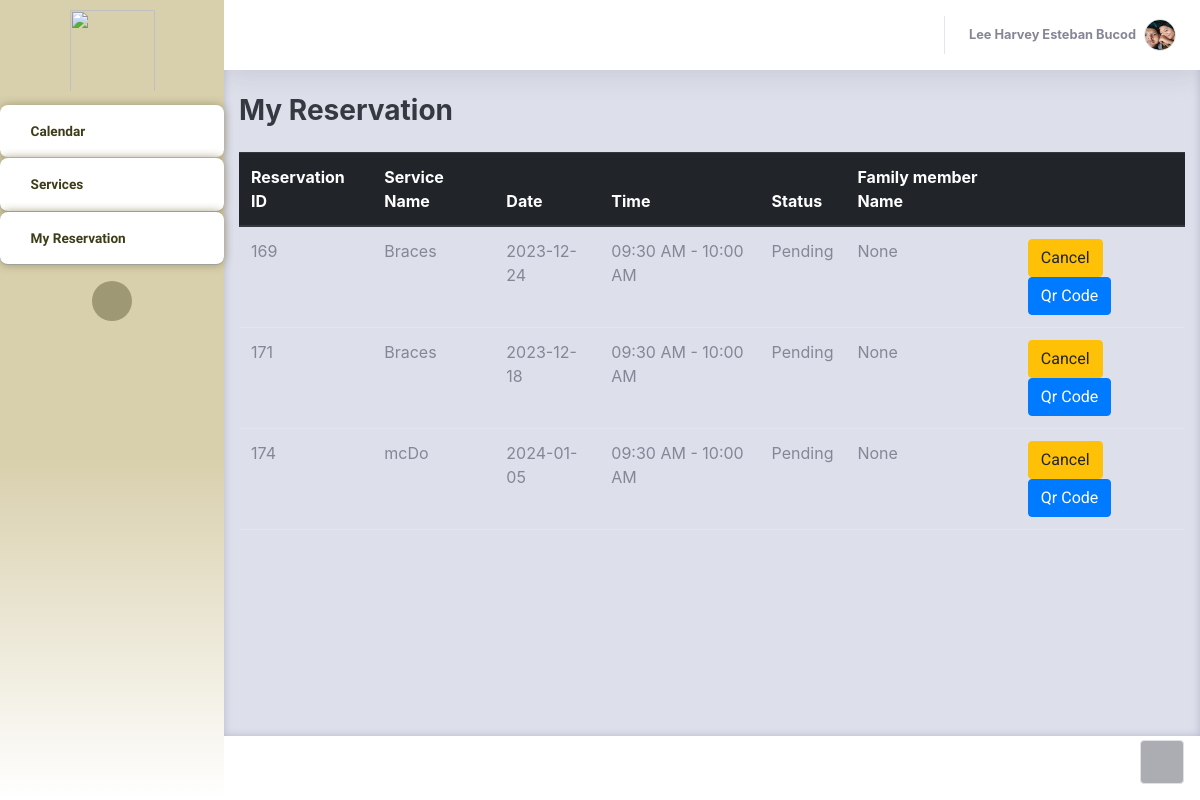
/Thesis1/Admin/PatientsOwnReservation.php (signed in), run on an earlier commit of the app's database.
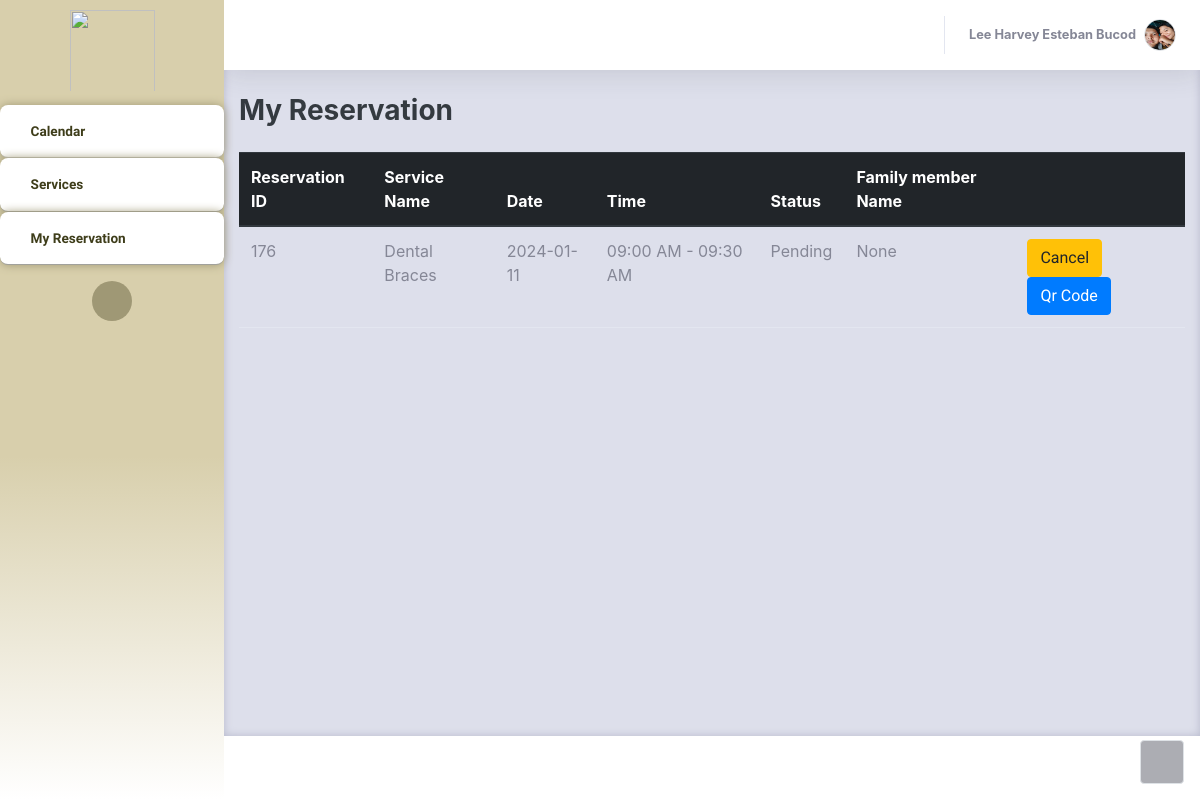
And on a later commit of the database.
### tables this page shows
CREATE TABLE `patients_user` (
  `userID` int(11) NOT NULL,
  `Email` varchar(255) NOT NULL,
  `Name` varchar(255) NOT NULL,
  `Address` varchar(255) NOT NULL,
  `PhoneNumber` varchar(255) NOT NULL,
  `Password` varchar(55) NOT NULL,
  `Hash` varchar(255) NOT NULL,
  `Access` varchar(25) NOT NULL,
  `Active` int(11) NOT NULL DEFAULT 0,
  `profilePic` varchar(255) NOT NULL,
  `last_activity` timestamp NOT NULL DEFAULT current_timestamp() ON UPDATE current_timestamp(),
  `activation_timestamp` timestamp NOT NULL DEFAULT current_timestamp(),
  `ForgotPass` varchar(255) NOT NULL,
  `forgot_expiration` timestamp NULL DEFAULT NULL
);

CREATE TABLE `bookinglog` (
  `resID` int(11) NOT NULL,
  `userID` int(11) NOT NULL,
  `serviceName` varchar(255) NOT NULL,
  `date` date NOT NULL,
  `timeslot` varchar(255) NOT NULL,
  `remarks` varchar(255) NOT NULL,
  `admin_remarks` varchar(255) NOT NULL DEFAULT 'None',
  `walk_in_name` varchar(255) NOT NULL DEFAULT 'None',
  `status` varchar(255) NOT NULL,
  `FamMemberName` varchar(255) NOT NULL DEFAULT 'N/A',
  `confirmationHash` varchar(255) NOT NULL,
  `timestamp` timestamp NOT NULL DEFAULT current_timestamp() ON UPDATE current_timestamp(),
  `totalServicePay` int(11) NOT NULL
);

### Thesis1/Admin/PatientsOwnReservation.php (the view, shortened to what this page needs)
<?php
     $con = connection();
     $user = $_SESSION['UserLogin'];
     $userID = $_SESSION['UserID'];
?>
<!DOCTYPE html>
<html lang="en">
<head>
    <link rel="stylesheet" href="assets/bootstrap/css/bootstrap.min.css">
    <link rel="stylesheet" href="assets/fonts/fontawesome-all.min.css">
    <link rel="stylesheet" href="assets/fonts/ionicons.min.css">
    <link rel="stylesheet" href="assets/css/aguilaraldo1_section_contact.css">
    <link rel="stylesheet" href="assets/css/Availability---Manage-availability-bookings-appointments_v1.css">
    <link rel="stylesheet" href="assets/css/Basic-Footer.css">
    <link rel="stylesheet" href="assets/css/Black-Navbar.css">
    <link rel="stylesheet" href="assets/css/Block-Responsive-Item-List.css">
    <link rel="stylesheet" href="assets/css/Bootstrap-Calendar.css">
    <link rel="stylesheet" href="assets/css/carousel-circulo.css">
    <link rel="stylesheet" href="assets/css/Carousel-Hero-1.css">
    <link rel="stylesheet" href="assets/css/Carousel-Hero.css">
    <link rel="stylesheet" href="assets/css/Diagonal-div-section.css">
    <link rel="stylesheet" href="assets/css/Feature-Section-MD.css">
    <link rel="stylesheet" href="https://djpsoftwarecdn.azureedge.net/availabilitycss-v1/availability.min.css">
    <link rel="stylesheet" href="assets/css/Login-Form-Basic-icons.css">
    <link rel="stylesheet" href="assets/css/Ultimate-Event-Calendar.css">
</head>
<body id="page-top">
    <div id="wrapper">
        <nav class="navbar navbar-dark align-items-start sidebar sidebar-dark accordion bg-gradient-primary p-0" style="border-color: rgb(255,255,255);background: linear-gradient(#d8cfac 57%, white 100%), #a6a263;border-radius: -1px;">
            <div class="container-fluid d-flex flex-column p-0"><img src="assets/img/Picsart_23-04-17_12-49-06-946.png" width="85" height="91" style="margin-left: 0px;padding-bottom: 0px;padding-top: 10px;">
                <ul class="navbar-nav text-light" id="accordionSidebar">
                    <li class="nav-item"><a class="nav-link" href="patientInterface.php" style="background: #ffffff;border-radius: 8px;margin-top: 13px;border-color: var(--bs-blue);border-top-width: 1px;border-top-color: #95947c;border-bottom: 1px outset rgba(149,148,124,0.33);box-shadow: 0px 0px 10px rgb(159,152,117);--bs-body-bg: #fff;"><i class="far fa-calendar" style="color: #3e3d1a;"></i><span style="background: transparent;color: #3e3d1a;font-family: 'Albert Sans', sans-serif;font-weight: bold;">Calendar</span></a></li>
                    <li class="nav-item"><a class="nav-link" style="background: #ffffff;font-weight: bold;color: var(--bs-black);border-radius: 8px;border-bottom: 1px outset rgba(149,148,124,0.49);box-shadow: 0px 0px 10px rgb(159,152,117);" href="patientServices.php"><i class="fas fa-hands" style="color: #3e3d1a;"></i><span style="color: #3e3d1a;font-family: 'Albert Sans', sans-serif;">Services</span></a><a class="nav-link active" style="background: #ffffff;font-weight: bold;color: var(--bs-black);border-radius: 8px;border-bottom: 1px outset rgba(149,148,124,0.49);box-shadow: 0px 0px 10px rgb(159,152,117);" href="PatientsOwnReservation.php"><i class="icon ion-ios-paper-outline" style="color: #3e3d1a;"></i><span style="color: #3e3d1a;font-family: 'Albert Sans', sans-serif;">My Reservation</span></a></li>
                </ul>
                <div class="text-center d-none d-md-inline"><button class="btn rounded-circle border-0" id="sidebarToggle" type="button" style="background: rgb(159,152,117);"></button></div>
            </div>
        </nav>
        <div class="d-flex flex-column" id="content-wrapper">
            <div id="content" style="background: var(--bs-gray-300);color: var(--bs-black);border-color: var(--bs-yellow);box-shadow: inset 0px 0px 9px var(--bs-gray-500);">
                <nav class="navbar navbar-light navbar-expand bg-white shadow mb-4 topbar static-top" style="background: rgb(255,255,255);border-color: rgb(255,0,0);">
                    <div class="container-fluid">
                        <ul class="navbar-nav flex-nowrap ms-auto">
                         <li class="nav-item dropdown no-arrow mx-1"><a class="nav-link" href="ChatsystemPatient.php"><i class="icon ion-email" style="font-size: 30px;color: #a6a263;margin-top: 8px;"></i></a></li>
                            <li class="nav-item dropdown no-arrow">
                                <div class="nav-item dropdown no-arrow"><a class="dropdown-toggle nav-link" aria-expanded="false" data-bs-toggle="dropdown" href="#"><span class="d-none d-lg-inline me-2 text-gray-600 small" style="font-weight: bold;color: var(--bs-black);"><?php
                                    echo $user;
                                    $profilestmt = "SELECT profilePic FROM patients_user WHERE userID = $userID";
                                    $exeProfile = $con->query($profilestmt);
                                    $row = $exeProfile->fetch_assoc();
                                    if($row)
                                    {
                                        $profilePic = $row['profilePic'];
                                        echo '</span><img class="border rounded-circle img-profile" src="'.$profilePic.'"></a>';
                                    }
                                ?>
                                </div>
                            </li>
                        </ul>
                    </div>
                </nav>
                <div class="container-fluid">
                    <div class="d-sm-flex justify-content-between align-items-center mb-4">
                        <h3 class="text-dark mb-0" style="font-weight: bold;">My Reservation</h3>
                    </div>
                    <div class="row">
                        <div class="col-md-12 col-xl-12">
                            <div class="table-responsive">
                                <table class="table">
                                    <thead class="thead-dark">
                                        <tr>
                                            <th>Reservation ID</th>
                                            <th>Service Name</th>
                                            <th>Date</th>
                                            <th>Time</th>
                                            <th>Status</th>
                                            <th>Family member Name</th>
                                            <th></th>
                                        </tr>
                                    </thead>
                                    <tbody>
                                      <?php
                                          $sqlstmt = "SELECT `resID`,`serviceName`, `date`, `timeslot`, `status`, `FamMemberName` FROM `bookinglog` WHERE userID = '$userID' AND status = 'Pending'";
                                          $exe = $con-> query($sqlstmt);
                                          while ($row = mysqli_fetch_assoc($exe)) {
                                            $resID = $row['resID'];
                                            $serviceNAme = $row['serviceName'];
                                            $sdate = $row['date'];
                                            $tslot = $row['timeslot'];
                                            $stat = $row['status'];
                                            $famMember = $row['FamMemberName'];
                                            echo '<tr>
                                        <td>'.$resID.'</td>
                                        <td>'.$serviceNAme.'</td>
                                        <td>'.$sdate.'</td>
                                        <td>'.$tslot.'</td>
                                        <td>'.$stat.'</td>
                                        <td>'.$famMember.'</td>
                                        <td>
                                        <button"><a href = "PatientsOwnReservation.php?cancelID='.$resID.'" class ="btn btn-warning">Cancel</a></button>
                                        <button"><a href = "patientsQrcode.php?qrID='.$resID.'" class ="btn btn-primary">Qr Code</a></button>
                                        </td>
                                        </tr>';
                                          }
                                      ?>
                                    </tbody>
                                </table>
                            </div>
                        </div>
                    </div>
                </div>
            </div>
            <footer class="bg-white sticky-footer">
            </footer>
        </div><a class="border rounded d-inline scroll-to-top" href="#page-top"><i class="fas fa-angle-up"></i></a>
    </div>
    <link rel="stylesheet" href="https://cdn.jsdelivr.net/npm/bootstrap@4.0.0/dist/css/bootstrap.min.css">
</body>
</html>

### Thesis1/Admin/assets/css/aguilaraldo1_section_contact.css (style rules this page uses)
.navbar { z-index: 1; }

### Thesis1/Admin/assets/css/Black-Navbar.css (style rules this page uses)
.navbar { margin-bottom: 0; }
.btn { border-radius: 0; }
.btn { font-family: 'Roboto'; font-weight: 400; }

### Thesis1/Admin/assets/css/Feature-Section-MD.css (style rules this page uses)
.waves-effect, a { -webkit-tap-highlight-color: transparent; }
.alert, .breadcrumb, .card, .card .card-header, .dropdown-menu, .file-custom, .input-group-addon, .jumbotron, .list-group .list-group-item, .modal-content, .nav .nav-link, .nav-tabs, .navbar, .navbar-toggler, .page-item:first-child .page-link, .page-item:last-child .page-link, .pagination-lg .page-item:first-child .page-link, .pagination-lg .page-item:last-child .page-link, .pagination-sm .page-item:first-child .page-link, .pagination-sm .page-item:last-child .page-link, .popover, .tag, .tooltip-inner, img { -moz-border-radius: 0px; -ms-border-radius: 0px; -o-border-radius: 0px; border-radius: 0px; }
.divider-new, .text-fluid, h1, h2, h3, h4, h5, h6 { font-weight: 300; }

What changed in the data, as far as the page shows it:
removed bookinglog: resID "169", serviceName "Braces", date "2023-12-24", timeslot "09:30 AM - 10:00 AM", status "Pending", FamMemberName "None"
removed bookinglog: resID "171", serviceName "Braces", date "2023-12-18", timeslot "09:30 AM - 10:00 AM", status "Pending", FamMemberName "None"
removed bookinglog: resID "174", serviceName "mcDo", date "2024-01-05", timeslot "09:30 AM - 10:00 AM", status "Pending", FamMemberName "None"
added bookinglog: resID "176", serviceName "Dental Braces", date "2024-01-11", timeslot "09:00 AM - 09:30 AM", status "Pending", FamMemberName "None"
